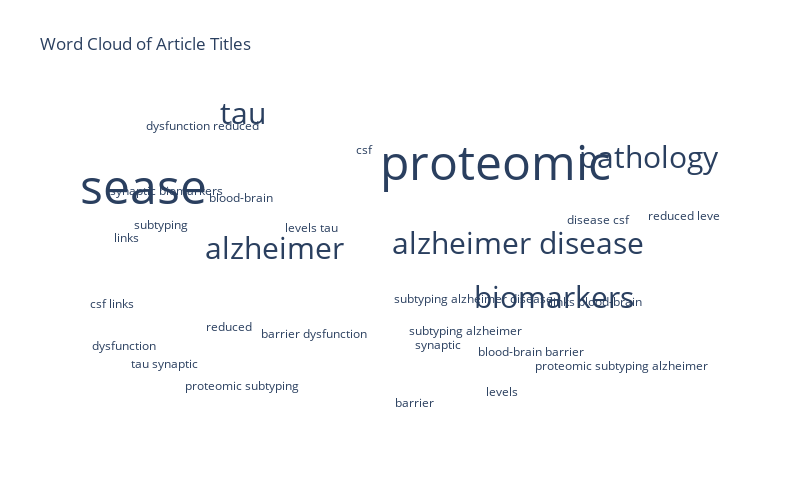

Source (notebook cell):
### Markdown cell above
## 7. Generate a Word Cloud from Article Titles

This step visualizes the most frequent and semantically meaningful phrases in article titles using the `LLMSummarizer` class. The `LLMSummarizer` leverages large language models (LLMs) for phrase extraction and, optionally, semantic clustering. When enabled, LLM-based embeddings group similar phrases together, allowing the word cloud to reflect not just raw frequency but also semantic similarity between phrases. This provides a more insightful view of the key topics and concepts present in the article titles.

### Code cell
# Generate a word cloud from article titles using LLMSummarizer
from niagads.nlp.analyzers import PhraseClusterAnalyzer

# Collect all article titles (use filtered_articles if available, else sample_metadata)
if 'filtered_articles' in locals() and filtered_articles:
    titles = [article.title for article in filtered_articles if article.title]
elif 'sample_metadata' in locals() and sample_metadata:
    titles = [article.title for article in sample_metadata if article.title]
else:
    titles = []

if titles:
    analyzer = PhraseClusterAnalyzer(top_n=30, min_ngram=1, max_ngram=3, use_embeddings=False, debug=DEBUG)
    clusters = analyzer.semantic_phrase_clustering(titles)
    analyzer.plot_ngram_wordcloud(clusters, max_words=50, title="Word Cloud of Article Titles")
else:
    print("No article titles available for word cloud visualization.")

### Figure 1 — Plotly figure (JSON) as saved in the notebook; plotly's stock layout.template omitted (floating-point values rounded to 4 significant figures)
{"data": [{"hoverinfo": "text", "hovertext": ["proteomic: 3", "disease: 3", "alzheimer: 2", "tau: 2", "biomarkers: 2", "alzheimer disease: 2", "pathology: 2", "subtyping: 1", "csf: 1", "links: 1", "blood-brain: 1", "barrier: 1", "dysfunction: 1", "reduced: 1", "levels: 1", "synaptic: 1", "proteomic subtyping: 1", "subtyping alzheimer: 1", "disease csf: 1", "csf links: 1", "links blood-brain: 1", "blood-brain barrier: 1", "barrier dysfunction: 1", "dysfunction reduced: 1", "reduced levels: 1", "levels tau: 1", "tau synaptic: 1", "synaptic biomarkers: 1", "proteomic subtyping alzheimer: 1", "subtyping alzheimer disease: 1"], "mode": "text", "text": ["proteomic", "disease", "alzheimer", "tau", "biomarkers", "alzheimer disease", "pathology", "subtyping", "csf", "links", "blood-brain", "barrier", "dysfunction", "reduced", "levels", "synaptic", "proteomic subtyping", "subtyping alzheimer", "disease csf", "csf links", "links blood-brain", "blood-brain barrier", "barrier dysfunction", "dysfunction reduced", "reduced levels", "levels tau", "tau synaptic", "synaptic biomarkers", "proteomic subtyping alzheimer", "subtyping alzheimer disease"], "textfont": {"size": [48, 48, 30, 30, 30, 30, 30, 12, 12, 12, 12, 12, 12, 12, 12, 12, 12, 12, 12, 12, 12, 12, 12, 12, 12, 12, 12, 12, 12, 12]}, "textposition": "middle center", "type": "scatter", "x": [0.6394, 0.02501, 0.275, 0.2232, 0.7365, 0.6767, 0.8922, 0.08694, 0.4219, 0.0298, 0.2186, 0.5054, 0.02654, 0.1988, 0.6499, 0.5449, 0.2204, 0.5893, 0.8094, 0.006499, 0.8058, 0.6981, 0.3403, 0.1555, 0.9572, 0.3366, 0.09275, 0.09672, 0.8475, 0.6037], "y": [0.8071, 0.7297, 0.5362, 0.9731, 0.3785, 0.552, 0.8294, 0.6185, 0.8617, 0.5774, 0.7046, 0.04582, 0.2279, 0.2894, 0.07979, 0.2328, 0.101, 0.278, 0.6357, 0.3648, 0.3702, 0.2095, 0.267, 0.9367, 0.648, 0.6091, 0.1711, 0.7291, 0.1634, 0.3795]}], "layout": {"height": 500, "plot_bgcolor": "white", "title": {"text": "Word Cloud of Article Titles"}, "width": 800, "xaxis": {"showgrid": false, "showticklabels": false, "zeroline": false}, "yaxis": {"showgrid": false, "showticklabels": false, "zeroline": false}}}
